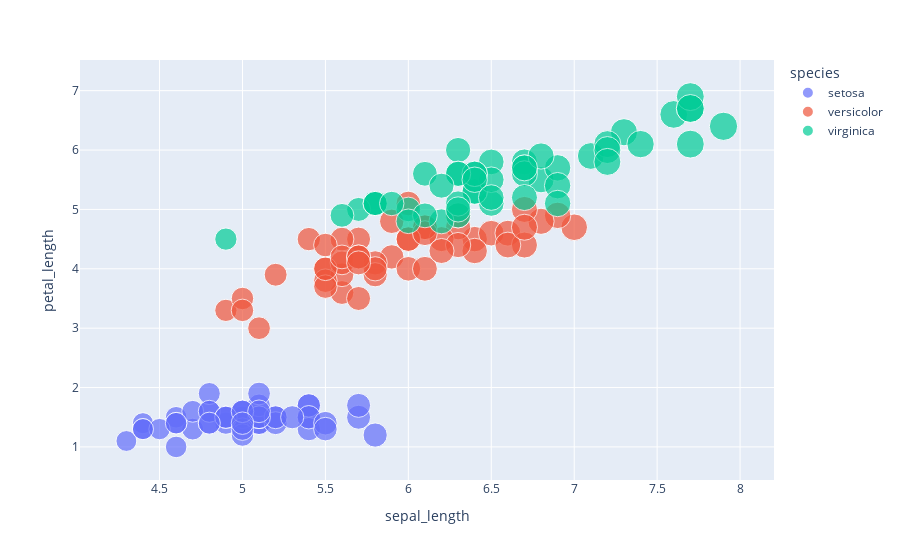

Notebook source saved alongside this figure:
### Markdown cell above
https://stackoverflow.com/questions/66557543/valueerror-mime-type-rendering-requires-nbformat-4-2-0-but-it-is-not-installed

### Code cell
fig = px.scatter(iris, 
                 x='sepal_length',
                 y='petal_length',
                 size='sepal_length',
                 color='species',             
            )

fig.show()

### Figure 1 — Plotly figure (JSON) as saved in the notebook; plotly's stock layout.template omitted (floating-point values rounded to 4 significant figures)
{"data": [{"hovertemplate": "species=setosa<br>sepal_length=%{marker.size}<br>petal_length=%{y}<extra></extra>", "legendgroup": "setosa", "marker": {"color": "#636efa", "size": [5.1, 4.9, 4.7, 4.6, 5, 5.4, 4.6, 5, 4.4, 4.9, 5.4, 4.8, 4.8, 4.3, 5.8, 5.7, 5.4, 5.1, 5.7, 5.1, 5.4, 5.1, 4.6, 5.1, 4.8, 5, 5, 5.2, 5.2, 4.7, 4.8, 5.4, 5.2, 5.5, 4.9, 5, 5.5, 4.9, 4.4, 5.1, 5, 4.5, 4.4, 5, 5.1, 4.8, 5.1, 4.6, 5.3, 5], "sizemode": "area", "sizeref": 0.01975, "symbol": "circle"}, "mode": "markers", "name": "setosa", "orientation": "v", "showlegend": true, "type": "scatter", "x": [5.1, 4.9, 4.7, 4.6, 5, 5.4, 4.6, 5, 4.4, 4.9, 5.4, 4.8, 4.8, 4.3, 5.8, 5.7, 5.4, 5.1, 5.7, 5.1, 5.4, 5.1, 4.6, 5.1, 4.8, 5, 5, 5.2, 5.2, 4.7, 4.8, 5.4, 5.2, 5.5, 4.9, 5, 5.5, 4.9, 4.4, 5.1, 5, 4.5, 4.4, 5, 5.1, 4.8, 5.1, 4.6, 5.3, 5], "xaxis": "x", "y": [1.4, 1.4, 1.3, 1.5, 1.4, 1.7, 1.4, 1.5, 1.4, 1.5, 1.5, 1.6, 1.4, 1.1, 1.2, 1.5, 1.3, 1.4, 1.7, 1.5, 1.7, 1.5, 1, 1.7, 1.9, 1.6, 1.6, 1.5, 1.4, 1.6, 1.6, 1.5, 1.5, 1.4, 1.5, 1.2, 1.3, 1.5, 1.3, 1.5, 1.3, 1.3, 1.3, 1.6, 1.9, 1.4, 1.6, 1.4, 1.5, 1.4], "yaxis": "y"}, {"hovertemplate": "species=versicolor<br>sepal_length=%{marker.size}<br>petal_length=%{y}<extra></extra>", "legendgroup": "versicolor", "marker": {"color": "#EF553B", "size": [7, 6.4, 6.9, 5.5, 6.5, 5.7, 6.3, 4.9, 6.6, 5.2, 5, 5.9, 6, 6.1, 5.6, 6.7, 5.6, 5.8, 6.2, 5.6, 5.9, 6.1, 6.3, 6.1, 6.4, 6.6, 6.8, 6.7, 6, 5.7, 5.5, 5.5, 5.8, 6, 5.4, 6, 6.7, 6.3, 5.6, 5.5, 5.5, 6.1, 5.8, 5, 5.6, 5.7, 5.7, 6.2, 5.1, 5.7], "sizemode": "area", "sizeref": 0.01975, "symbol": "circle"}, "mode": "markers", "name": "versicolor", "orientation": "v", "showlegend": true, "type": "scatter", "x": [7, 6.4, 6.9, 5.5, 6.5, 5.7, 6.3, 4.9, 6.6, 5.2, 5, 5.9, 6, 6.1, 5.6, 6.7, 5.6, 5.8, 6.2, 5.6, 5.9, 6.1, 6.3, 6.1, 6.4, 6.6, 6.8, 6.7, 6, 5.7, 5.5, 5.5, 5.8, 6, 5.4, 6, 6.7, 6.3, 5.6, 5.5, 5.5, 6.1, 5.8, 5, 5.6, 5.7, 5.7, 6.2, 5.1, 5.7], "xaxis": "x", "y": [4.7, 4.5, 4.9, 4, 4.6, 4.5, 4.7, 3.3, 4.6, 3.9, 3.5, 4.2, 4, 4.7, 3.6, 4.4, 4.5, 4.1, 4.5, 3.9, 4.8, 4, 4.9, 4.7, 4.3, 4.4, 4.8, 5, 4.5, 3.5, 3.8, 3.7, 3.9, 5.1, 4.5, 4.5, 4.7, 4.4, 4.1, 4, 4.4, 4.6, 4, 3.3, 4.2, 4.2, 4.2, 4.3, 3, 4.1], "yaxis": "y"}, {"hovertemplate": "species=virginica<br>sepal_length=%{marker.size}<br>petal_length=%{y}<extra></extra>", "legendgroup": "virginica", "marker": {"color": "#00cc96", "size": [6.3, 5.8, 7.1, 6.3, 6.5, 7.6, 4.9, 7.3, 6.7, 7.2, 6.5, 6.4, 6.8, 5.7, 5.8, 6.4, 6.5, 7.7, 7.7, 6, 6.9, 5.6, 7.7, 6.3, 6.7, 7.2, 6.2, 6.1, 6.4, 7.2, 7.4, 7.9, 6.4, 6.3, 6.1, 7.7, 6.3, 6.4, 6, 6.9, 6.7, 6.9, 5.8, 6.8, 6.7, 6.7, 6.3, 6.5, 6.2, 5.9], "sizemode": "area", "sizeref": 0.01975, "symbol": "circle"}, "mode": "markers", "name": "virginica", "orientation": "v", "showlegend": true, "type": "scatter", "x": [6.3, 5.8, 7.1, 6.3, 6.5, 7.6, 4.9, 7.3, 6.7, 7.2, 6.5, 6.4, 6.8, 5.7, 5.8, 6.4, 6.5, 7.7, 7.7, 6, 6.9, 5.6, 7.7, 6.3, 6.7, 7.2, 6.2, 6.1, 6.4, 7.2, 7.4, 7.9, 6.4, 6.3, 6.1, 7.7, 6.3, 6.4, 6, 6.9, 6.7, 6.9, 5.8, 6.8, 6.7, 6.7, 6.3, 6.5, 6.2, 5.9], "xaxis": "x", "y": [6, 5.1, 5.9, 5.6, 5.8, 6.6, 4.5, 6.3, 5.8, 6.1, 5.1, 5.3, 5.5, 5, 5.1, 5.3, 5.5, 6.7, 6.9, 5, 5.7, 4.9, 6.7, 4.9, 5.7, 6, 4.8, 4.9, 5.6, 5.8, 6.1, 6.4, 5.6, 5.1, 5.6, 6.1, 5.6, 5.5, 4.8, 5.4, 5.6, 5.1, 5.1, 5.9, 5.7, 5.2, 5, 5.2, 5.4, 5.1], "yaxis": "y"}], "layout": {"legend": {"itemsizing": "constant", "title": {"text": "species"}, "tracegroupgap": 0}, "margin": {"t": 60}, "xaxis": {"anchor": "y", "domain": [0, 1], "title": {"text": "sepal_length"}}, "yaxis": {"anchor": "x", "domain": [0, 1], "title": {"text": "petal_length"}}}}
